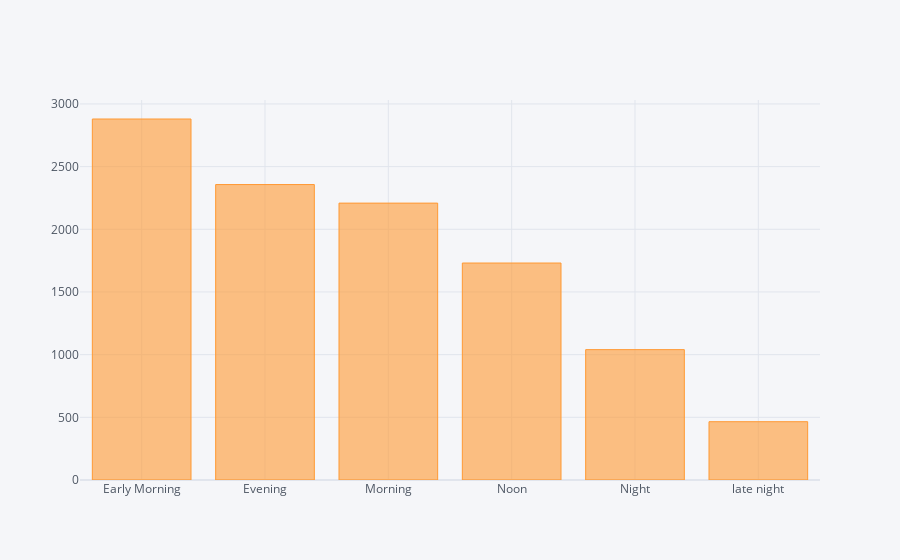

The cell this chart's notebook holds for it:
### Code cell
data['Dep_Time_hour'].apply(flight_dep_time).value_counts().iplot(kind="bar")

### Figure 1 — Plotly figure (JSON) as saved in the notebook; plotly's stock layout.template omitted (floating-point values rounded to 4 significant figures)
{"data": [{"marker": {"color": "rgba(255, 153, 51, 0.6)", "line": {"color": "rgba(255, 153, 51, 1.0)", "width": 1}}, "name": "count", "orientation": "v", "text": "", "type": "bar", "x": ["Early Morning", "Evening", "Morning", "Noon", "Night", "late night"], "y": [2880, 2357, 2209, 1731, 1040, 465]}], "layout": {"autosize": true, "legend": {"bgcolor": "#F5F6F9", "font": {"color": "#4D5663"}}, "paper_bgcolor": "#F5F6F9", "plot_bgcolor": "#F5F6F9", "title": {"font": {"color": "#4D5663"}}, "xaxis": {"autorange": true, "gridcolor": "#E1E5ED", "range": [-0.5, 5.5], "showgrid": true, "tickfont": {"color": "#4D5663"}, "title": {"font": {"color": "#4D5663"}, "text": ""}, "type": "category", "zerolinecolor": "#E1E5ED"}, "yaxis": {"autorange": true, "gridcolor": "#E1E5ED", "range": [0, 3032.0], "showgrid": true, "tickfont": {"color": "#4D5663"}, "title": {"font": {"color": "#4D5663"}, "text": ""}, "type": "linear", "zerolinecolor": "#E1E5ED"}}}
